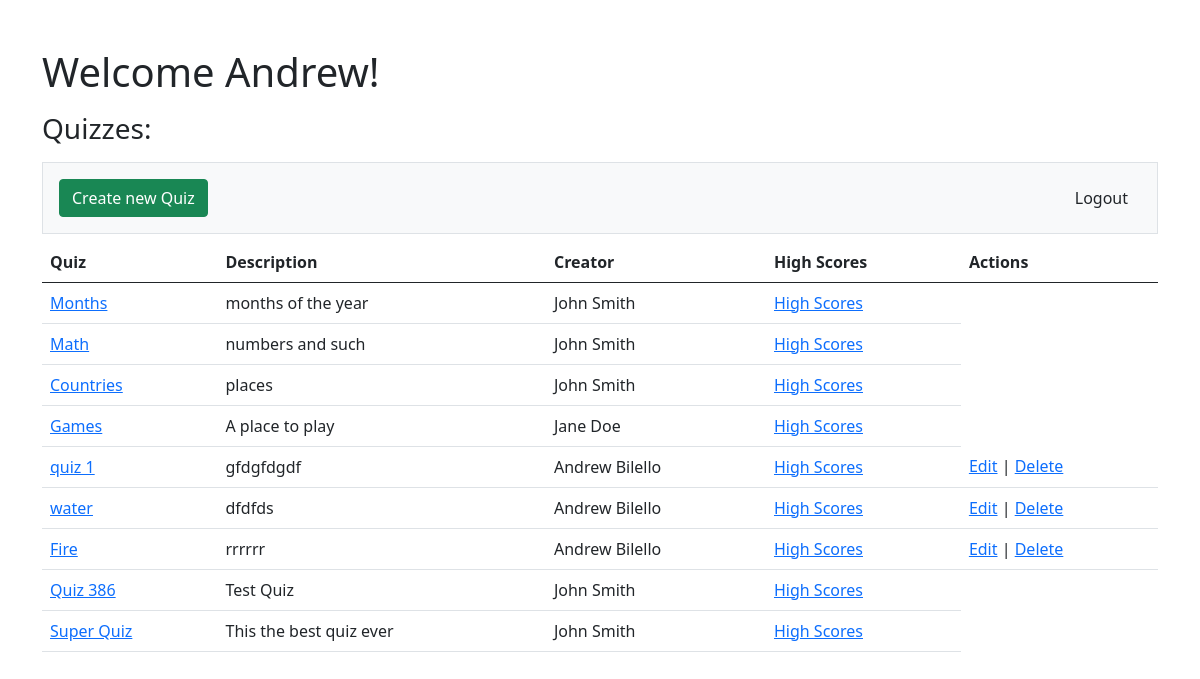
The app's page /dashboard (signed in), older data.
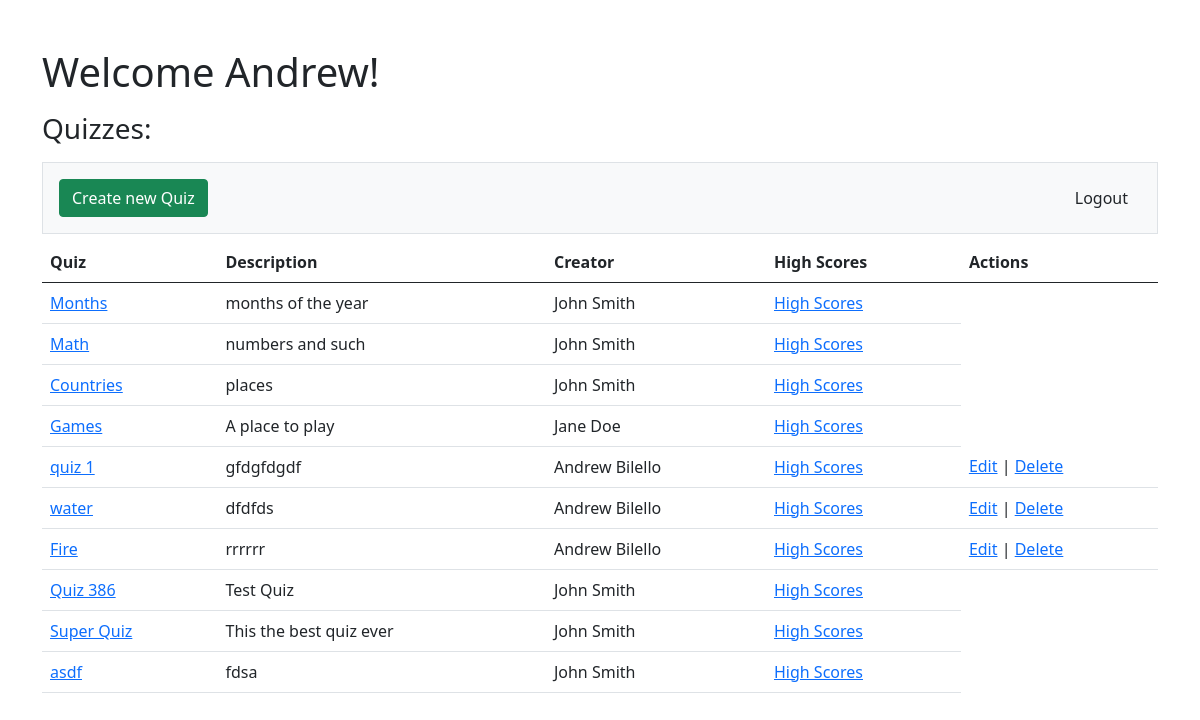
The same page, newer data.
### quizzes/models.py (models this page shows)
class Quiz(models.Model):
    title = models.CharField(max_length=255)
    description = models.CharField(max_length=255)
    created_by = models.ForeignKey(User, related_name="quizzes_created", on_delete=models.CASCADE)
    created_at = models.DateTimeField(auto_now_add=True)
    updated_at = models.DateTimeField(auto_now=True)

### users/models.py (models this page shows)
class User(models.Model):
    first_name = models.CharField(max_length=45)
    last_name = models.CharField(max_length=45)
    email = models.EmailField(max_length=255)
    password = models.CharField(max_length=255)
    created_at = models.DateTimeField(auto_now_add=True)
    updated_at = models.DateTimeField(auto_now=True)
    objects = UserManager()

### quizzes/views.py (the view)
# urls.py: path('dashboard', views.dashboard, name='dashboard'), # dashboard
def dashboard(request):
    context = {
        'all_quizzes': Quiz.objects.all(),
        'this_user' : User.objects.get(id =request.session['user_id'])
    }
    return render(request, 'quizzes/dashboard.html', context)

### templates/quizzes/dashboard.html (shortened to what this page needs)
{% extends 'base.html' %}
{% block content %}
    <div class="container pt-5">
        <h1 class="mb-3">Welcome {{this_user.first_name}}!</h1>
        <h3 class="mb-3">Quizzes:</h3>
        <div class="bg-light border d-flex justify-content-between p-3 mb-2">
            <a class="btn btn-success" href="new_quiz">Create new Quiz</a><a href="logout" class="btn">Logout</a>
        </div>
        <table class="table">
            <thead>
                <th>Quiz</th>
                <th>Description</th>
                <th>Creator</th>
                <th>High Scores</th>
                <th>Actions</th>
            </thead>
            <tbody>
                {% for quiz in all_quizzes %}
                    <tr>
                        <td><a href="/{{quiz.id}}/split_quiz">{{ quiz.title }}</a></td>
                        <td>{{ quiz.description  }}</td>
                        <td>{{ quiz.created_by.first_name  }} {{ quiz.created_by.last_name  }}</td>
                        <td><a href="/{{quiz.id}}/high_score">High Scores</a></td>
                        {% if quiz.created_by.id == request.session.user_id %}
                            <td><a href="/{{quiz.id}}/edit_quiz">Edit</a> | <a href="/{{quiz.id}}/delete_quiz">Delete</a></td>
                        {% endif %}
                    </tr>
                {% endfor %}
            </tbody>
        </table>
    </div>
{% endblock %}

Row changes from the older to the newer data that the page shows:
added Quiz: title "asdf", description "fdsa", created_by.first_name "John", created_by.last_name "Smith"
